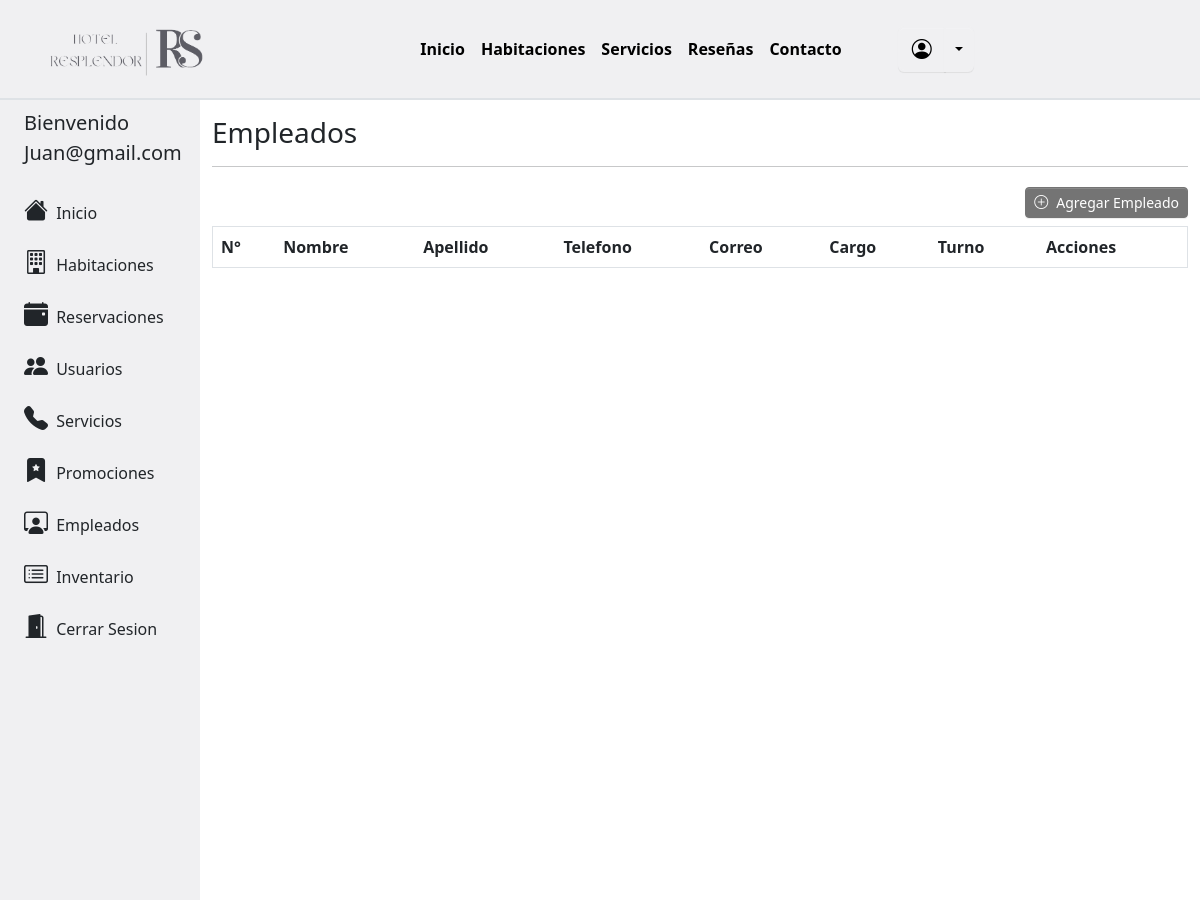
Before: /admin_empleados/empleados.php (signed in) with the older database file.
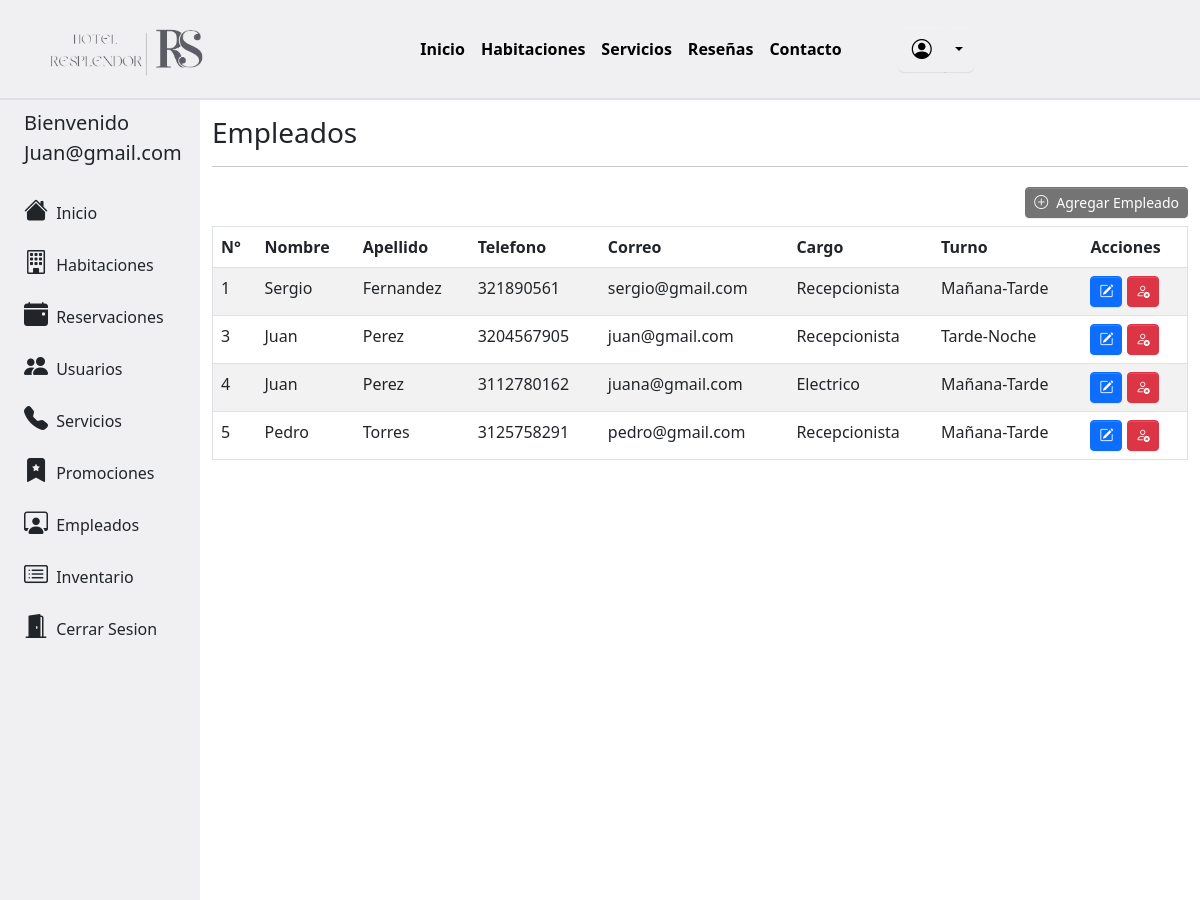
After: the same page with the newer database file.
### tables this page shows
CREATE TABLE `empleado` (
  `id_empleado` int(11) NOT NULL,
  `id_cargo_empleado` int(11) NOT NULL,
  `id_turno_empleados` int(11) NOT NULL,
  `id_tipo_contrato` int(11) NOT NULL,
  `nombre_empleado` varchar(25) NOT NULL,
  `apellido_empleado` varchar(25) NOT NULL,
  `documento` varchar(25) NOT NULL,
  `telefono` varchar(25) NOT NULL,
  `correo` varchar(25) NOT NULL,
  `sueldo` varchar(25) NOT NULL,
  `estado` varchar(25) NOT NULL
);

CREATE TABLE `cargo_empleado` (
  `id_cargo_empleado` int(11) NOT NULL,
  `cargo_empleado` varchar(25) NOT NULL
);

CREATE TABLE `turnos_empleados` (
  `id_turno_empleados` int(11) NOT NULL,
  `jornada` varchar(25) NOT NULL,
  `entrada` time NOT NULL,
  `salida` time NOT NULL
);

### admin_empleados/empleados.php (the view, shortened to what this page needs)
<!DOCTYPE html>
<html>
    <head>
        <link rel="stylesheet" href="../css/custom.css">
        <link rel="stylesheet" href="../libs/bootstrap-icons/bootstrap-icons.css">
        <link href="https://cdn.datatables.net/v/bs5/dt-1.13.4/datatables.min.css" rel="stylesheet"/>
        <link href="https://cdn.jsdelivr.net/npm/bootstrap@5.3.0-alpha3/dist/css/bootstrap.min.css" rel="stylesheet">
    </head>
    <body>
        <?php
            include '../modules/menu.php';
        ?>
        <div class="container-fluid">
            <div class="row flex-nowrap">
                <?php
                    include '../modules/sidebar_admin.php';
                ?>
                <div class="col-xl-10 col-sm-8 col-md-9 py-3">
                    <h3>Empleados</h3>
                    <hr>
                    <div class="row mb-2">
                        <div class="col-lg-12 col-sm-12 text-end">
                            <a class='btn btn-info btn-sm mt-1' href='http://localhost/hotel/admin_empleados/registrar_empleado.php' type='submit' id='btnActualizar' value='".$fila["id_habitacion"]."'><i class='bi bi-plus-circle me-2'></i>Agregar Empleado</a>
                        </div>
                    </div>
                    <?php
                        $conexion = new Conexion();
                        $con = $conexion->conectarDB();
                        $sql = "SELECT e.id_empleado, e.nombre_empleado, e.apellido_empleado, e.telefono, e.correo, c.id_cargo_empleado, c.cargo_empleado, t.jornada
                        FROM empleado e JOIN cargo_empleado c
                        ON e.id_cargo_empleado = c.id_cargo_empleado
                        JOIN turnos_empleados t
                        ON  e.id_turno_empleados = t.id_turno_empleados
                        WHERE e.estado='Activo' ORDER BY id_empleado";
                        $resultset = $con->query($sql);
                    ?>
                    <table class="table table-hover table-striped border" id="tabla" >
                        <thead>
                            <tr><th>N°</th><th>Nombre</th><th>Apellido</th><th>Telefono</th><th>Correo</th><th>Cargo</th><th>Turno</th><th>Acciones</th></tr>
                        </thead>
                        <tbody>
                        <?php
                            if($resultset->num_rows>0){
                                while($fila = $resultset->fetch_assoc()){
                                    echo "<tr id='tabla' class='articulo'><td>".$fila["id_empleado"]."</td><td>".$fila["nombre_empleado"]."</td><td>".$fila["apellido_empleado"]."</td><td>".$fila["telefono"]."</td><td>".$fila["correo"]."</td><td>".$fila["cargo_empleado"]."</td><td>".$fila["jornada"]."</td>
                                    <td><a class='btn btn-primary btn-sm' href='http://localhost/hotel/admin_empleados/actualizar_empleado.php?id=".$fila['id_empleado']."' type='submit' id='btnActualizar' value='".$fila["id_empleado"]."'><i class='bi bi-pencil-square'></i> </a>
                                    <button class='btn btn-danger btn-sm' type='submit' id='btnEliminar' onclick='confirmar(this.value)' value='".$fila["id_empleado"]."'><i class='bi bi-person-x'></i>  </button></td>
                                  </tr>";
                                }
                            }
                        ?>
                        </tbody>
                    </table>
                </div>
            </div>
        </div>
    </body>
</html>

Changed rows visible on the page:
now on this page (row edited): empleado: id_empleado "1", nombre_empleado "Sergio", apellido_empleado "Fernandez", telefono "321890561", correo "sergio@gmail.com", id_cargo_empleado.cargo_empleado "Recepcionista", id_turno_empleados.jornada "Mañana-Tarde"
added empleado: id_empleado "3", nombre_empleado "Juan", apellido_empleado "Perez", telefono "3204567905", correo "juan@gmail.com", id_cargo_empleado.cargo_empleado "Recepcionista", id_turno_empleados.jornada "Tarde-Noche"
added empleado: id_empleado "4", nombre_empleado "Juan", apellido_empleado "Perez", telefono "3112780162", correo "juana@gmail.com", id_cargo_empleado.cargo_empleado "Electrico", id_turno_empleados.jornada "Mañana-Tarde"
added empleado: id_empleado "5", nombre_empleado "Pedro", apellido_empleado "Torres", telefono "3125758291", correo "pedro@gmail.com", id_cargo_empleado.cargo_empleado "Recepcionista", id_turno_empleados.jornada "Mañana-Tarde"
